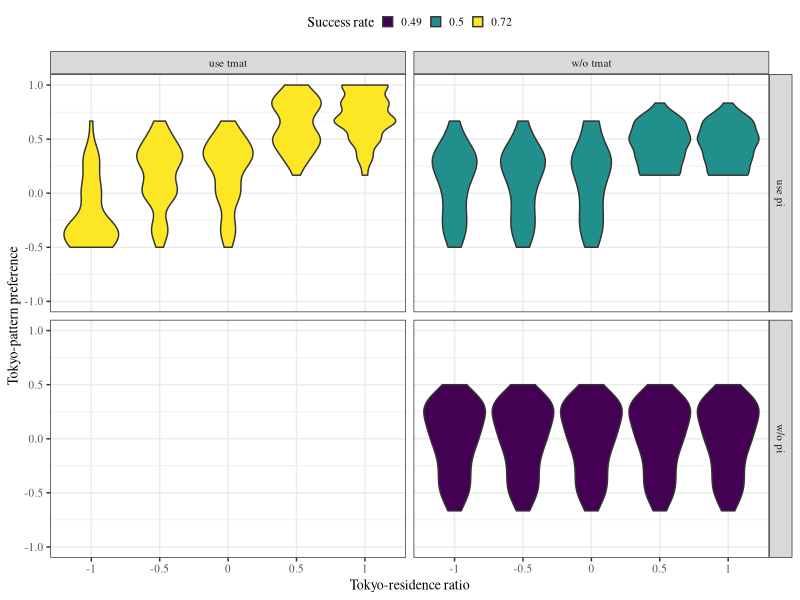
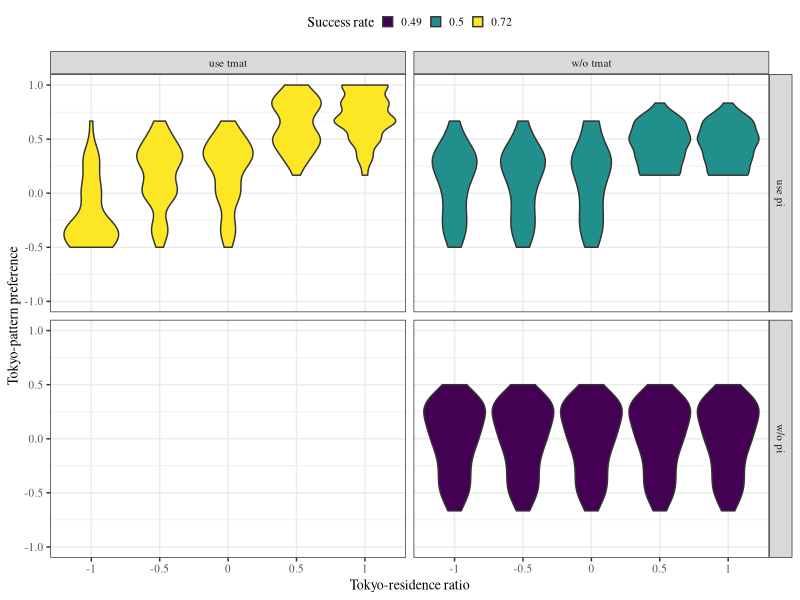

These figures' R source, in order:
## ---- chunk 1
knitr::opts_chunk$set(echo = TRUE)
library(dplyr)
library(ggplot2)
library(readr)
library(stringr)
library(tidyr)
## ---- chunk 2
results <- read_csv("results.csv")
## ---- chunk 3
results_success <- results %>%
  group_by(
    use_transition, use_pi,
  ) %>%
  summarise(success_rate = round(mean(n_success), 2)) %>%
  ungroup()

results_mean <- results %>%
  group_by(
    use_transition, use_pi,
    tokyo_kinki_ratio, pitch, phoneme, subj_id,
  ) %>%
  summarise(tokyo_pref = mean(tokyo_pref)) %>%
  ungroup() %>%
  left_join(results_success) %>%
  mutate(
    use_pi = case_when(
      use_pi ~ "use pi",
      !use_pi ~ "w/o pi"
    ),
    use_transition = case_when(
      use_transition ~ "use tmat",
      !use_transition ~ "w/o tmat"
    ),
  )

results_mean
## ---- chunk 4
library(lmerTest)
results %>% filter(tokyo_pref!=0) %>% 
  mutate(tokyo_pref=(tokyo_pref+1)/2) %>% 
  glm(formula=tokyo_pref~tokyo_kinki_ratio*use_transition*use_pi,
      family=binomial) %>%
  summary
  # glm(formula=tokyo_pref~tokyo_kinki_ratio*use_transition*use_pi, family=binomial)
## ---- chunk 5
g <- results_mean %>%
  ggplot(aes(x = as.factor(tokyo_kinki_ratio),
             y = tokyo_pref,
             fill = as.ordered(success_rate))) +
  facet_grid(use_pi ~ use_transition) +
  geom_violin() +
  ylim(-1, 1) +
  theme_bw() +
  theme(legend.position = "top") +
  labs(
    x = "Tokyo-residence ratio",
    y = "Tokyo-pattern preference",
    fill = "Success rate"
  ) +
  theme(legend.key.size = unit(0.3, "cm")) + 
  theme( text = element_text(family = "Times") ) +
  theme(text = element_text(size = 10))

g
ggsave(paste0("results_simulation.pdf"), unit = "cm", width = 7, height = 5)
